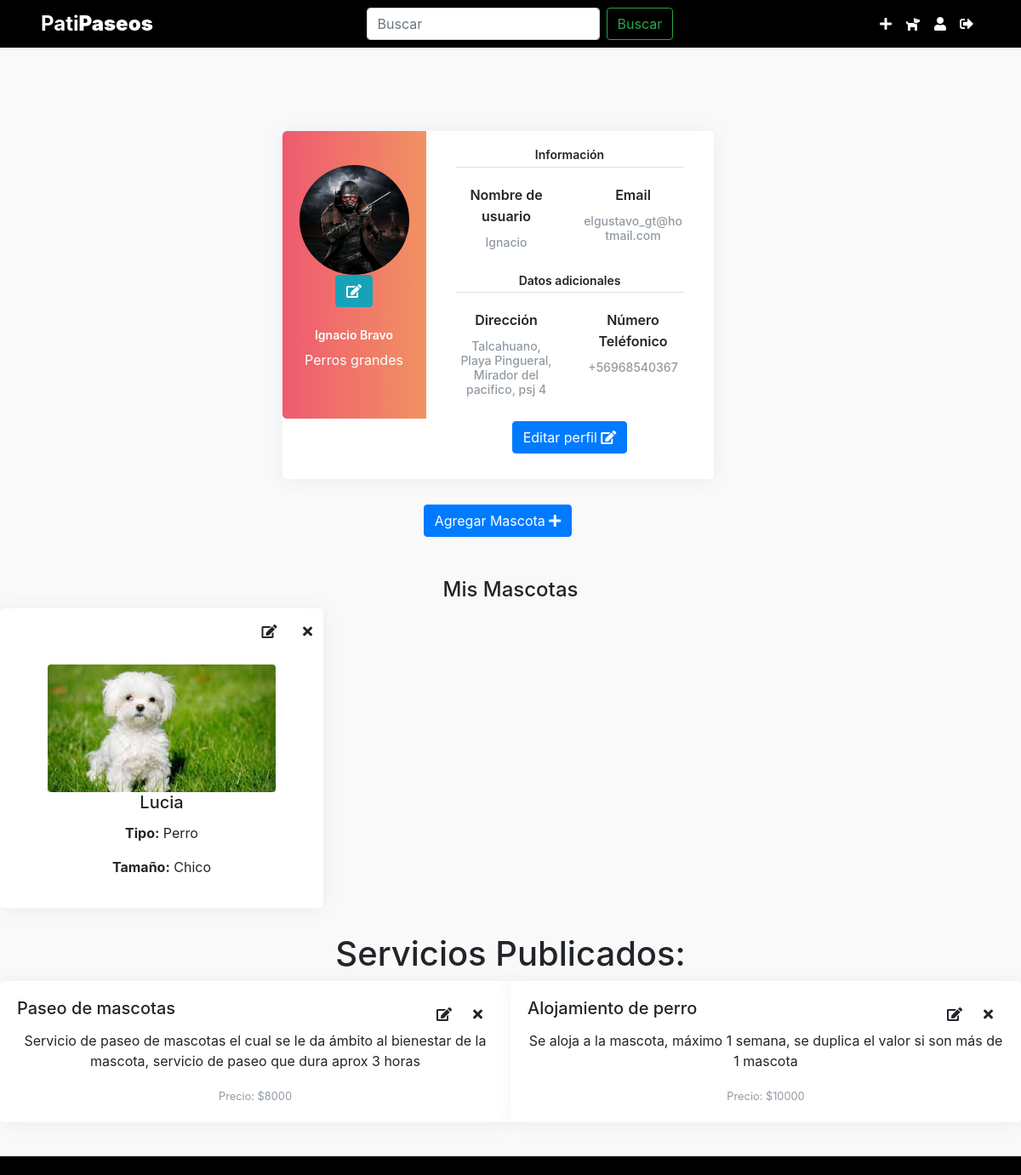
/perfil/ (signed in), run on the app's committed database.
### app_mascotas/models.py (models this page shows, shortened)
class Propietario(AbstractUser):
    rut = models.CharField(max_length=20, unique=True, default="")
    direccion = models.CharField(max_length=255, default="")
    imagen = models.ImageField(upload_to="imgprod", null=True)
    es_cuidador = models.BooleanField(default=False)
    telefono = models.CharField(max_length=15, blank=True, null=True)

class Cuidador(models.Model):
    propietario = models.OneToOneField(Propietario, on_delete=models.CASCADE)
    id_cuidador = models.AutoField(primary_key=True)
    especializacion = models.CharField(max_length=50 ,default="")
    experiencia = models.TextField(default="")
    disponibilidad = models.CharField(max_length=50, default="Disponible")

class Mascota(models.Model):
    id_mascota = models.AutoField(primary_key=True)
    nombre_mascota = models.CharField(max_length=100)
    tipo_mascota = models.CharField(max_length=50)
    tamaño_mascota = models.CharField(max_length=50)
    raza_mascota = models.CharField(max_length=50, blank=True, null=True)
    imagen = models.ImageField(upload_to="imgprod", null=True)
    propietario = models.ForeignKey(Propietario, on_delete=models.CASCADE, related_name='mascotas')

class Servicio(models.Model):
    id_servicio = models.AutoField(primary_key=True)
    tipo_servicio = models.CharField(max_length=100)
    descripcion = models.TextField()
    precio = models.IntegerField()
    cuidador = models.ForeignKey(Cuidador, on_delete=models.CASCADE)

### app_mascotas/views.py (the view)
# urls.py: path('perfil/', views.perfil, name='perfil'),
@login_required
def perfil(request):
    context = {}
    cuidador_data = None
    form_mascota = frmMascota()
    if request.method == 'POST':
        form_mascota = frmMascota(request.POST, request.FILES)
        if form_mascota.is_valid():
            nueva_mascota = form_mascota.save(commit=False)
            nueva_mascota.propietario = request.user  # Asigna el propietario de la mascota
            nueva_mascota.save()
            messages.success(request, 'Mascota agregada con éxito.')
            return redirect('perfil')
    else:
        form_mascota = frmMascota()
    mascotas_usuario = Mascota.objects.filter(propietario=request.user)
    check = Propietario.objects.filter(pk=request.user.id)
    if len(check) > 0:
        data = Propietario.objects.get(pk=request.user.id)
        context["data"] = data
        if data.es_cuidador:
            cuidador_data = Cuidador.objects.filter(propietario=data).first()
            servicios = Servicio.objects.filter(cuidador=cuidador_data)
            context["cuidador_data"] = cuidador_data
            context["servicios"] = servicios
            context["cuidador_data"] = cuidador_data
    else:
        data = None
    context["mascotas_usuario"] = mascotas_usuario
    context["form_mascota"] = form_mascota
    return render(request, "app_mascotas/perfil.html", context)

### app_mascotas/forms.py
class frmMascota(forms.ModelForm):
    class Meta:
        model=Mascota
        fields=["nombre_mascota","tipo_mascota","tamaño_mascota","raza_mascota", "imagen"]
    def __init__(self, *args, **kwargs):
        super().__init__(*args, **kwargs)
        self.helper = FormHelper(self)
        self.helper.form_method = 'post'
        self.helper.add_input(Submit('submit', 'Guardar'))
        self.fields['raza_mascota'].required = False
        self.fields['imagen'].required = False

### app_mascotas/templates/app_mascotas/perfil.html (shortened to what this page needs)
{% extends "app_mascotas/base.html" %}
{% load static %}
{% load crispy_forms_tags %}
{% block content %}
<div class="page-content page-container" id="page-content">
    <div class="padding">
        <div class="row container d-flex justify-content-center">
            <div class="col-xl-6 col-md-12">
                <div class="card user-card-full">
                    <div class="row m-l-0 m-r-0">
                        <div class="col-sm-4 bg-c-lite-green user-profile">
                            <div class="card-block text-center text-white">
                                <div class="m-b-25">
                                    {% if data.imagen %}
                                        <img src="{{ data.imagen.url }}" class="circle responsive-img" alt="User-Profile-Image">
                                        <button class="btn btn-info m-t-10" onclick="editProfileImage()"><i class="fas fa-edit"></i></button>
                                    {% else %}
                                        <img src="{% static 'img/no_avatar.jpg' %}" class="img-radius" alt="User-Profile-Image">
                                        <button class="btn btn-success m-t-10" onclick="addProfileImage()">Agregar Foto</button>
                                    {% endif %}
                                </div>
                                <h6 class="f-w-600">{{ data.first_name }} {{ data.last_name }}</h6>
                                <p>{{ cuidador_data.especializacion|default:"Usuario normal" }}</p>
                            </div>
                        </div>
                        <div class="col-sm-8">
                            <div class="card-block">
                                <h6 class="m-b-20 p-b-5 b-b-default f-w-600">Información</h6>
                                <div class="row">
                                    <div class="col-sm-6">
                                        <p class="m-b-10 f-w-600">Nombre de usuario</p>
                                        <h6 class="text-muted f-w-400">{{ data.username }}</h6>
                                    </div>
                                    <div class="col-sm-6">
                                        <p class="m-b-10 f-w-600">Email</p>
                                        <h6 class="text-muted f-w-400">{{ data.email }}</h6>
                                    </div>
                                </div>
                                <h6 class="m-b-20 m-t-40 p-b-5 b-b-default f-w-600">Datos adicionales</h6>
                                <div class="row">
                                    <div class="col-sm-6">
                                        <p class="m-b-10 f-w-600">Dirección</p>
                                        <h6 class="text-muted f-w-400">{{data.direccion}}</h6>
                                    </div>
                                    <div class="col-sm-6">
                                        <p class="m-b-10 f-w-600">Número Teléfonico</p>
                                        <h6 class="text-muted f-w-400">{{data.telefono}}</h6>
                                    </div>
                                </div>
                                <ul class="social-link list-unstyled m-t-40 m-b-10">
                                     <a href="{% url 'editar_perfil' data.id %}" class="btn btn-primary">Editar perfil
                                        <i class="fas fa-edit"></i>
                                    </a>
                                </ul>
                            </div>
                        </div>
                    </div>
                </div>
                <a class="btn btn-primary" data-toggle="modal" data-target="#agregarMascotaModal">
                    Agregar Mascota <i class="fas fa-plus"></i>
                </a>
            </div>
        </div>
    </div>
    {% if mascotas_usuario %}
    <h2>Mis Mascotas</h2>
    <div class="row">
        {% for mascota in mascotas_usuario %}
            <div class="col-md-4">
                <div class="card d-flex">
                    <div class="ml-auto mt-2">
                        <a class="btn" href="{% url "modificar_mascota" mascota.id_mascota %}">
                            <i class="fas fa-edit"></i>
                        </a>
                        <a class="btn" onclick="eliminarMascota({{ mascota.id_mascota }})">
                            <i class="fas fa-times"></i>
                        </a>
                    </div>
                    <div class="card-body">
                        {% if mascota.imagen %}
                            <img src="{{ mascota.imagen.url }}" class="img-fluid rounded" style="max-height: 150px;" alt="Foto de la Mascota">
                        {% else %}
                            <img src="{% static 'app_mascotas/img/no_pet.png' %}" class="img-fluid rounded" style="max-height: 150px;" alt="Foto de la Mascota por Defecto">
                        {% endif %}
                        <h5 class="card-title">{{ mascota.nombre_mascota }}</h5>
                        <p class="card-text"><strong>Tipo:</strong> {{ mascota.tipo_mascota }}</p>
                        <p class="card-text"><strong>Tamaño:</strong> {{ mascota.tamaño_mascota }}</p>
                    </div>
                </div>
            </div>
        {% endfor %}
    </div>
{% endif %}
    {% if cuidador_data %}
    <div class="col-md-12">
        <h1>Servicios Publicados:</h1>
    </div>
    <div class="card-group">
        {% for servicio in servicios %}
            <div class="card">
                <div class="card-body">
                    <div class="d-flex justify-content-between align-items-start">
                        <h5 class="card-title">{{ servicio.tipo_servicio }}</h5>
                        <div class="btn-group">
                            <a class="btn" href="{% url "modificar_servicio" servicio.id_servicio %}">
                                <i class="fas fa-edit"></i>
                            </a>
                            <a class="btn" onclick="eliminarServicio({{ servicio.id_servicio }})">
                                <i class="fas fa-times"></i>
                            </a>
                        </div>
                    </div>
                    <p class="card-text">{{ servicio.descripcion }}</p>
                    <p class="card-text"><small class="text-muted">Precio: ${{ servicio.precio }}</small></p>
                </div>
            </div>
        {% endfor %}
    </div>
{% else %}
    <div class="col-md-12">
        <p></p>
    </div>
{% endif %}
</div>
{% endblock %}

### app_mascotas/static/app_mascotas/css/estilo.css (style rules this page uses)
.contenido-principal h2 { font-size: 24px; }
.contenido-principal p { font-size: 16px; }
ul { list-style: none; padding-left: 0; }
.card { transition: transform 0.2s; }
body { background-color: #f9f9fa }
.padding { padding: 3rem !important }
.user-card-full { overflow: hidden; }
.card { border-radius: 5px; -webkit-box-shadow: 0 1px 20px 0 rgba(69,90,100,0.08); box-shadow: 0 1px 20px 0 rgba(69,90,100,0.08); border: none; margin-bottom: 30px; }
.m-r-0 { margin-right: 0px; }
.m-l-0 { margin-left: 0px; }
.user-card-full .user-profile { border-radius: 5px 0 0 5px; overflow: hidden; }
.bg-c-lite-green { background: -webkit-gradient(linear, left top, right top, from(#f29263), to(#ee5a6f)); background: linear-gradient(to right, #ee5a6f, #f29263); height: 100%; display: flex; align-items: center; justify-content: center; }
.bg-c-lite-green img { max-width: 100%; max-height: 100%; border-radius: 50%; }
.user-profile { padding: 20px 0; }
.card-block { padding: 1.25rem; }
.m-b-25 { margin-bottom: 25px; }
h6 { font-size: 14px; }
.card .card-block p { line-height: 25px; }
.b-b-default { border-bottom: 1px solid #e0e0e0; }
.m-b-20 { margin-bottom: 20px; }
.p-b-5 { padding-bottom: 5px !important; }
.m-b-10 { margin-bottom: 10px; }
.text-muted { color: #919aa3 !important; }
.f-w-600 { font-weight: 600; }
.m-t-40 { margin-top: 20px; }

### data on the page
Propietario: imagen (picture), first_name "Ignacio", last_name "Bravo", username "Ignacio", email "elgustavo_gt@hotmail.com", direccion "Talcahuano, Playa Pingueral, Mirador del pacifico, psj 4", telefono "+56968540367"
Cuidador: especializacion "Perros grandes"
Mascota: imagen (picture), nombre_mascota "Lucia", tipo_mascota "Perro", tamaño_mascota "Chico"
Servicio: tipo_servicio "Paseo de mascotas", descripcion "Servicio de paseo de mascotas el cual se le da ámbito al bienestar de la mascota, servicio de paseo que dura aprox 3 horas", precio "8000"
Servicio: tipo_servicio "Alojamiento de perro", descripcion "Se aloja a la mascota, máximo 1 semana, se duplica el valor si son más de 1 mascota", precio "10000"
